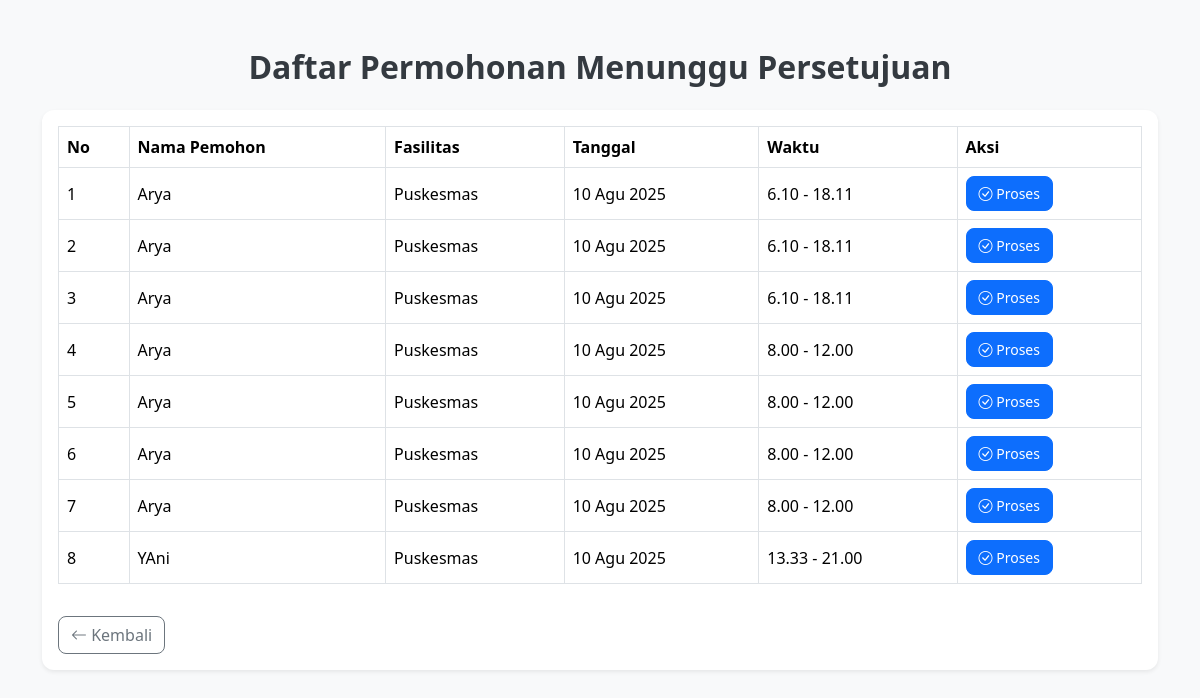
The app's page /persetujuan/, older data.
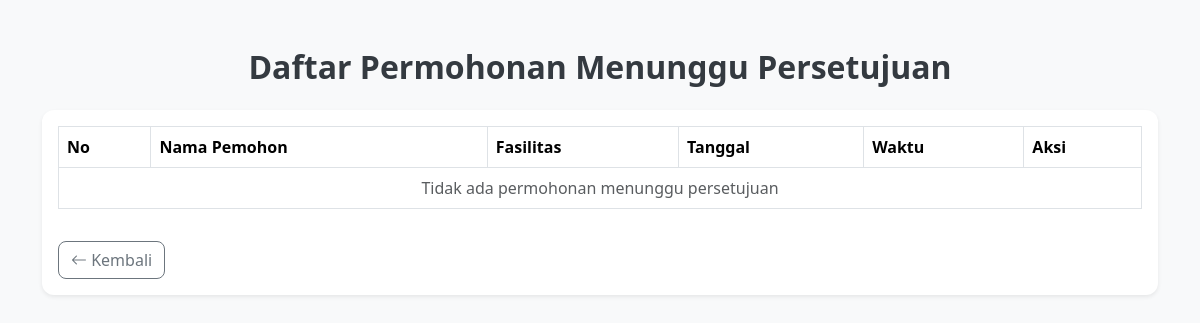
The same page, newer data.
### kegiatan/models.py (models this page shows, shortened)
class PermohonanPeminjaman(models.Model):
    STATUS_CHOICES = [
        ('menunggu', 'Menunggu'),
        ('disetujui', 'Disetujui'),
        ('ditolak', 'Ditolak'),
    ]
    nama_pemohon = models.CharField(max_length=255)
    alamat = models.CharField(max_length=500)
    no_telepon = models.CharField(max_length=20)
    email_pemohon = models.EmailField()
    fasilitas_dipinjam = models.CharField(max_length=100)
    tanggal_peminjaman = models.DateField()
    waktu_mulai = models.TimeField()
    waktu_selesai = models.TimeField()
    keperluan = models.TextField()
    tanggal_pengajuan = models.DateTimeField(auto_now_add=True)
    status = models.CharField(max_length=20, choices=STATUS_CHOICES, default='menunggu')
    catatan = models.TextField(blank=True, null=True)

### kegiatan/views.py (the view)
# urls.py: path("persetujuan/", views.daftar_persetujuan, name="daftar_persetujuan"),
def daftar_persetujuan(request):
    permohonan_list = PermohonanPeminjaman.objects.filter(status="menunggu")
    return render(request, "persetujuan_list.html", {"permohonan_list": permohonan_list})

### kegiatan/templates/persetujuan_list.html (shortened to what this page needs)
<!DOCTYPE html>
<html lang="id">
<head>
    <link href="https://cdn.jsdelivr.net/npm/bootstrap@5.3.3/dist/css/bootstrap.min.css" rel="stylesheet">
    <link href="https://cdn.jsdelivr.net/npm/bootstrap-icons@1.11.3/font/bootstrap-icons.css" rel="stylesheet">
</head>
<body>
<div class="container mt-5">
    <h2 class="mb-4 text-center">Daftar Permohonan Menunggu Persetujuan</h2>
    <div class="card shadow-sm">
        <div class="card-body">
            <div class="table-responsive">
                <table class="table table-bordered align-middle">
                    <thead>
                        <tr>
                            <th>No</th>
                            <th>Nama Pemohon</th>
                            <th>Fasilitas</th>
                            <th>Tanggal</th>
                            <th>Waktu</th>
                            <th>Aksi</th>
                        </tr>
                    </thead>
                    <tbody>
                        {% for p in permohonan_list %}
                        <tr>
                            <td>{{ forloop.counter }}</td>
                            <td>{{ p.nama_pemohon }}</td>
                            <td>{{ p.fasilitas_dipinjam }}</td>
                            <td>{{ p.tanggal_peminjaman }}</td>
                            <td>{{ p.waktu_mulai }} - {{ p.waktu_selesai }}</td>
                            <td>
                                <a href="{% url 'persetujuan_detail' p.id %}" class="btn btn-primary btn-sm btn-custom">
                                    <i class="bi bi-check-circle"></i> Proses
                                </a>
                            </td>
                        </tr>
                        {% empty %}
                        <tr>
                            <td colspan="6" class="text-center text-muted">Tidak ada permohonan menunggu persetujuan</td>
                        </tr>
                        {% endfor %}
                    </tbody>
                </table>
            </div>
            <a href="/" class="btn btn-outline-secondary mt-3 btn-custom">
                <i class="bi bi-arrow-left"></i> Kembali
            </a>
        </div>
    </div>
</div>
</body>
</html>

Row changes from the older to the newer data that the page shows:
no longer on this page (row edited): PermohonanPeminjaman: nama_pemohon "Arya", fasilitas_dipinjam "Puskesmas", tanggal_peminjaman "10 Agu 2025", waktu_mulai "6.10", waktu_selesai "18.11"
no longer on this page (row edited): PermohonanPeminjaman: nama_pemohon "Arya", fasilitas_dipinjam "Puskesmas", tanggal_peminjaman "10 Agu 2025", waktu_mulai "6.10", waktu_selesai "18.11"
no longer on this page (row edited): PermohonanPeminjaman: nama_pemohon "Arya", fasilitas_dipinjam "Puskesmas", tanggal_peminjaman "10 Agu 2025", waktu_mulai "6.10", waktu_selesai "18.11"
no longer on this page (row edited): PermohonanPeminjaman: nama_pemohon "Arya", fasilitas_dipinjam "Puskesmas", tanggal_peminjaman "10 Agu 2025", waktu_mulai "8.00", waktu_selesai "12.00"
no longer on this page (row edited): PermohonanPeminjaman: nama_pemohon "Arya", fasilitas_dipinjam "Puskesmas", tanggal_peminjaman "10 Agu 2025", waktu_mulai "8.00", waktu_selesai "12.00"
no longer on this page (row edited): PermohonanPeminjaman: nama_pemohon "Arya", fasilitas_dipinjam "Puskesmas", tanggal_peminjaman "10 Agu 2025", waktu_mulai "8.00", waktu_selesai "12.00"
no longer on this page (row edited): PermohonanPeminjaman: nama_pemohon "Arya", fasilitas_dipinjam "Puskesmas", tanggal_peminjaman "10 Agu 2025", waktu_mulai "8.00", waktu_selesai "12.00"
no longer on this page (row edited): PermohonanPeminjaman: nama_pemohon "YAni", fasilitas_dipinjam "Puskesmas", tanggal_peminjaman "10 Agu 2025", waktu_mulai "13.33", waktu_selesai "21.00"
Text that changed along with them:
text now shown: "Tidak ada permohonan menunggu persetujuan"
